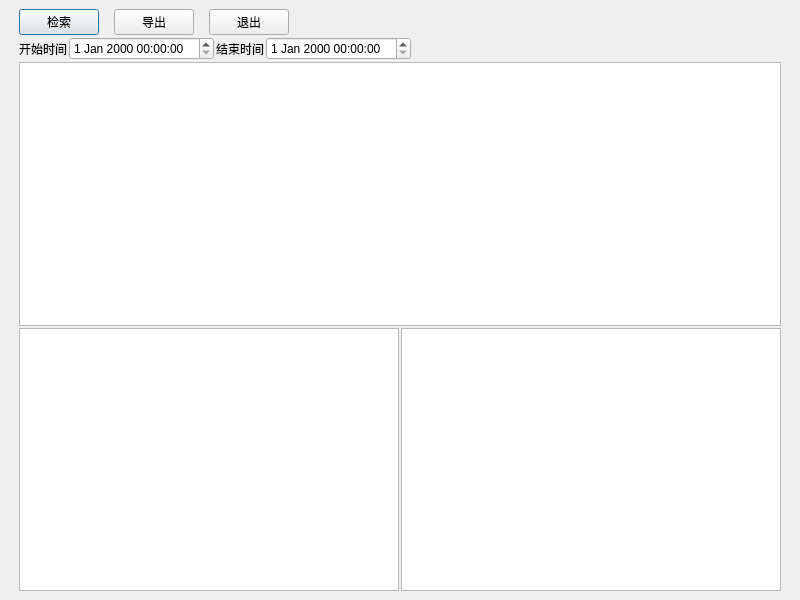
<?xml version="1.0" encoding="UTF-8"?>
<ui version="4.0">
 <class>back_anti_checkout</class>
 <widget class="QDialog" name="back_anti_checkout">
  <property name="geometry">
   <rect>
    <x>0</x>
    <y>0</y>
    <width>800</width>
    <height>600</height>
   </rect>
  </property>
  <property name="windowTitle">
   <string>Dialog</string>
  </property>
  <layout class="QVBoxLayout" name="verticalLayout_2">
   <property name="spacing">
    <number>6</number>
   </property>
   <property name="leftMargin">
    <number>9</number>
   </property>
   <property name="topMargin">
    <number>9</number>
   </property>
   <property name="rightMargin">
    <number>9</number>
   </property>
   <property name="bottomMargin">
    <number>9</number>
   </property>
   <item>
    <layout class="QVBoxLayout" name="verticalLayout">
     <property name="spacing">
      <number>2</number>
     </property>
     <property name="leftMargin">
      <number>10</number>
     </property>
     <property name="rightMargin">
      <number>10</number>
     </property>
     <item>
      <layout class="QHBoxLayout" name="horizontalLayout">
       <property name="spacing">
        <number>15</number>
       </property>
       <property name="leftMargin">
        <number>0</number>
       </property>
       <property name="rightMargin">
        <number>0</number>
       </property>
       <item>
        <widget class="lds_toolbar_button" name="pushButton_10">
         <property name="text">
          <string>检索</string>
         </property>
         <property name="outer_stylesheet" stdset="0">
          <string>pushbutton</string>
         </property>
        </widget>
       </item>
       <item>
        <widget class="lds_toolbar_button" name="pushButton_export">
         <property name="focusPolicy">
          <enum>Qt::StrongFocus</enum>
         </property>
         <property name="text">
          <string>导出</string>
         </property>
         <property name="outer_stylesheet" stdset="0">
          <string>pushbutton</string>
         </property>
        </widget>
       </item>
       <item>
        <widget class="lds_toolbar_button" name="pushButton_12">
         <property name="focusPolicy">
          <enum>Qt::StrongFocus</enum>
         </property>
         <property name="text">
          <string>退出</string>
         </property>
         <property name="outer_stylesheet" stdset="0">
          <string>pushbutton</string>
         </property>
        </widget>
       </item>
       <item>
        <spacer name="horizontalSpacer_2">
         <property name="orientation">
          <enum>Qt::Horizontal</enum>
         </property>
         <property name="sizeHint" stdset="0">
          <size>
           <width>40</width>
           <height>20</height>
          </size>
         </property>
        </spacer>
       </item>
      </layout>
     </item>
     <item>
      <layout class="QHBoxLayout" name="horizontalLayout_2">
       <property name="leftMargin">
        <number>0</number>
       </property>
       <property name="rightMargin">
        <number>0</number>
       </property>
       <item>
        <widget class="QLabel" name="label_2">
         <property name="text">
          <string>开始时间</string>
         </property>
        </widget>
       </item>
       <item>
        <widget class="lds_datetimeEdit" name="dateTimeEdit"/>
       </item>
       <item>
        <widget class="QLabel" name="label_3">
         <property name="text">
          <string>结束时间</string>
         </property>
        </widget>
       </item>
       <item>
        <widget class="lds_datetimeEdit" name="dateTimeEdit_2"/>
       </item>
       <item>
        <spacer name="horizontalSpacer">
         <property name="orientation">
          <enum>Qt::Horizontal</enum>
         </property>
         <property name="sizeHint" stdset="0">
          <size>
           <width>40</width>
           <height>20</height>
          </size>
         </property>
        </spacer>
       </item>
      </layout>
     </item>
     <item>
      <widget class="lds_tableView" name="tableView"/>
     </item>
     <item>
      <layout class="QHBoxLayout" name="horizontalLayout_3">
       <item>
        <widget class="lds_tableView" name="tableView_2"/>
       </item>
       <item>
        <widget class="lds_tableView" name="tableView_3"/>
       </item>
      </layout>
     </item>
    </layout>
   </item>
  </layout>
 </widget>
 <customwidgets>
  <customwidget>
   <class>lds_toolbar_button</class>
   <extends>QPushButton</extends>
   <header>lds_toolbar_button.h</header>
  </customwidget>
  <customwidget>
   <class>lds_tableView</class>
   <extends>QTableView</extends>
   <header>lds_tableview.h</header>
  </customwidget>
  <customwidget>
   <class>lds_datetimeEdit</class>
   <extends>QDateTimeEdit</extends>
   <header>lds_datetimeedit.h</header>
  </customwidget>
 </customwidgets>
 <resources/>
 <connections/>
</ui>
